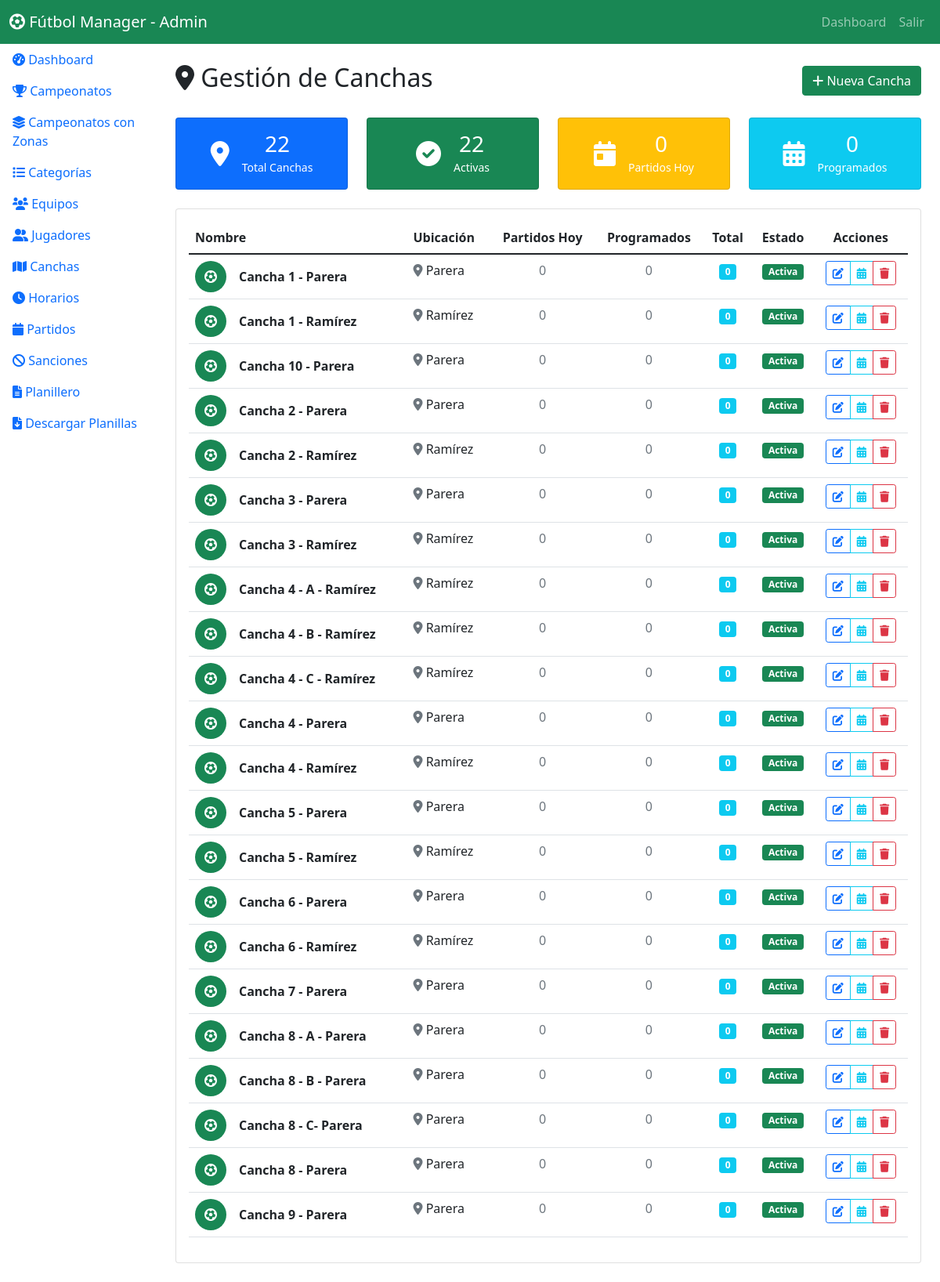
The app's page /admin/canchas.php (signed in) with its own data.
### tables this page shows
CREATE TABLE `canchas` (
  `id` int(11) NOT NULL,
  `nombre` varchar(100) NOT NULL,
  `ubicacion` varchar(200) DEFAULT NULL,
  `activa` tinyint(1) DEFAULT 1
);

### admin/canchas.php (the view, shortened to what this page needs)
<?php
$db = Database::getInstance()->getConnection();
$stmt = $db->query("
    SELECT c.*,
           COUNT(DISTINCT CASE WHEN p.fecha_partido >= CURDATE() THEN p.id END) as partidos_programados,
           COUNT(DISTINCT CASE WHEN p.fecha_partido = CURDATE() THEN p.id END) as partidos_hoy,
           COUNT(DISTINCT p.id) as total_partidos
    FROM canchas c
    LEFT JOIN partidos p ON c.id = p.cancha_id
    GROUP BY c.id
    ORDER BY c.nombre
");
$canchas = $stmt->fetchAll();
?>
<!DOCTYPE html>
<html lang="es">
<head>
    <link href="https://cdnjs.cloudflare.com/ajax/libs/bootstrap/5.1.3/css/bootstrap.min.css" rel="stylesheet">
    <link href="https://cdnjs.cloudflare.com/ajax/libs/font-awesome/6.0.0/css/all.min.css" rel="stylesheet">
    <link href="<?php echo SITE_URL; ?>assets/css/style.css" rel="stylesheet">
</head>
<body>
    <nav class="navbar navbar-expand-lg navbar-dark bg-success">
        <div class="container-fluid">
            <a class="navbar-brand" href="<?php echo SITE_URL; ?>">
                <i class="fas fa-futbol"></i> Fútbol Manager - Admin
            </a>
            <div class="navbar-nav ms-auto">
                <a class="nav-link" href="dashboard.php">Dashboard</a>
                <a class="nav-link" href="<?php echo SITE_URL; ?>logout.php">Salir</a>
            </div>
        </div>
    </nav>
    <div class="container-fluid">
        <div class="row">
            <div class="col-md-3 col-lg-2 p-0">
                <?php include __DIR__ . '/include/sidebar.php'; ?>
            </div>
            <div class="col-md-9 col-lg-10 p-4">
                <div class="d-flex justify-content-between align-items-center mb-4">
                    <h2><i class="fas fa-map-marker-alt"></i> Gestión de Canchas</h2>
                    <button class="btn btn-success" data-bs-toggle="modal" data-bs-target="#modalCancha">
                        <i class="fas fa-plus"></i> Nueva Cancha
                    </button>
                </div>
                <div class="row mb-4">
                    <div class="col-md-3">
                        <div class="card bg-primary text-white">
                            <div class="card-body text-center">
                                <div class="d-flex align-items-center justify-content-center">
                                    <i class="fas fa-map-marker-alt fa-2x me-3"></i>
                                    <div>
                                        <h3 class="mb-0"><?php echo count($canchas); ?></h3>
                                        <small>Total Canchas</small>
                                    </div>
                                </div>
                            </div>
                        </div>
                    </div>
                    <div class="col-md-3">
                        <div class="card bg-success text-white">
                            <div class="card-body text-center">
                                <div class="d-flex align-items-center justify-content-center">
                                    <i class="fas fa-check-circle fa-2x me-3"></i>
                                    <div>
                                        <h3 class="mb-0"><?php echo count(array_filter($canchas, fn($c) => $c['activa'])); ?></h3>
                                        <small>Activas</small>
                                    </div>
                                </div>
                            </div>
                        </div>
                    </div>
                    <div class="col-md-3">
                        <div class="card bg-warning text-white">
                            <div class="card-body text-center">
                                <div class="d-flex align-items-center justify-content-center">
                                    <i class="fas fa-calendar-day fa-2x me-3"></i>
                                    <div>
                                        <h3 class="mb-0"><?php echo array_sum(array_column($canchas, 'partidos_hoy')); ?></h3>
                                        <small>Partidos Hoy</small>
                                    </div>
                                </div>
                            </div>
                        </div>
                    </div>
                    <div class="col-md-3">
                        <div class="card bg-info text-white">
                            <div class="card-body text-center">
                                <div class="d-flex align-items-center justify-content-center">
                                    <i class="fas fa-calendar-alt fa-2x me-3"></i>
                                    <div>
                                        <h3 class="mb-0"><?php echo array_sum(array_column($canchas, 'partidos_programados')); ?></h3>
                                        <small>Programados</small>
                                    </div>
                                </div>
                            </div>
                        </div>
                    </div>
                </div>
                <div class="card">
                    <div class="card-body">
                        <?php if (empty($canchas)): ?>
                            <div class="text-center py-4">
                                <i class="fas fa-map-marker-alt fa-3x text-muted mb-3"></i>
                                <h5 class="text-muted">No hay canchas registradas</h5>
                                <p class="text-muted">Crea tu primera cancha para comenzar a programar partidos</p>
                            </div>
                        <?php else: ?>
                            <div class="table-responsive">
                                <table class="table table-hover">
                                    <thead>
                                        <tr>
                                            <th>Nombre</th>
                                            <th>Ubicación</th>
                                            <th class="text-center">Partidos Hoy</th>
                                            <th class="text-center">Programados</th>
                                            <th class="text-center">Total</th>
                                            <th class="text-center">Estado</th>
                                            <th class="text-center">Acciones</th>
                                        </tr>
                                    </thead>
                                    <tbody>
                                        <?php foreach ($canchas as $cancha): ?>
                                        <tr>
                                            <td>
                                                <div class="d-flex align-items-center">
                                                    <div class="bg-success rounded-circle me-3 d-flex align-items-center justify-content-center"
                                                         style="width: 40px; height: 40px;">
                                                        <i class="fas fa-futbol text-white"></i>
                                                    </div>
                                                    <div>
                                                        <strong><?php echo htmlspecialchars($cancha['nombre']); ?></strong>
                                                    </div>
                                                </div>
                                            </td>
                                            <td>
                                                <?php if ($cancha['ubicacion']): ?>
                                                    <i class="fas fa-map-marker-alt text-muted"></i>
                                                    <?php echo htmlspecialchars($cancha['ubicacion']); ?>
                                                <?php else: ?>
                                                    <span class="text-muted">Sin ubicación</span>
                                                <?php endif; ?>
                                            </td>
                                            <td class="text-center">
                                                <?php if ($cancha['partidos_hoy'] > 0): ?>
                                                    <span class="badge bg-danger"><?php echo $cancha['partidos_hoy']; ?></span>
                                                <?php else: ?>
                                                    <span class="text-muted">0</span>
                                                <?php endif; ?>
                                            </td>
                                            <td class="text-center">
                                                <?php if ($cancha['partidos_programados'] > 0): ?>
                                                    <span class="badge bg-warning"><?php echo $cancha['partidos_programados']; ?></span>
                                                <?php else: ?>
                                                    <span class="text-muted">0</span>
                                                <?php endif; ?>
                                            </td>
                                            <td class="text-center">
                                                <span class="badge bg-info"><?php echo $cancha['total_partidos']; ?></span>
                                            </td>
                                            <td class="text-center">
                                                <?php if ($cancha['activa']): ?>
                                                    <span class="badge bg-success">Activa</span>
                                                <?php else: ?>
                                                    <span class="badge bg-secondary">Inactiva</span>
                                                <?php endif; ?>
                                            </td>
                                            <td class="text-center">
                                                <div class="btn-group" role="group">
                                                    <button class="btn btn-sm btn-outline-primary"
                                                            onclick="editarCancha(<?php echo $cancha['id']; ?>)"
                                                            title="Editar">
                                                        <i class="fas fa-edit"></i>
                                                    </button>
                                                    <a href="partidos.php?cancha=<?php echo $cancha['id']; ?>"
                                                       class="btn btn-sm btn-outline-info" title="Ver partidos">
                                                        <i class="fas fa-calendar-alt"></i>
                                                    </a>
                                                    <button class="btn btn-sm btn-outline-danger"
                                                            onclick="eliminarCancha(<?php echo $cancha['id']; ?>, '<?php echo htmlspecialchars($cancha['nombre']); ?>')"
                                                            title="Eliminar">
                                                        <i class="fas fa-trash"></i>
                                                    </button>
                                                </div>
                                            </td>
                                        </tr>
                                        <?php endforeach; ?>
                                    </tbody>
                                </table>
                            </div>
                        <?php endif; ?>
                    </div>
                </div>
            </div>
        </div>
    </div>
</body>
</html>

### admin/include/sidebar.php (shortened to what this page needs)
<?php
$current_page = basename($_SERVER['PHP_SELF']);
?>
<div class="admin-sidebar">
    <nav class="nav flex-column">
        <a class="nav-link <?php echo $current_page == 'dashboard.php' ? 'active' : ''; ?>" href="dashboard.php">
            <i class="fas fa-tachometer-alt"></i> Dashboard
        </a>
        <a class="nav-link <?php echo $current_page == 'campeonatos.php' ? 'active' : ''; ?>" href="campeonatos.php">
            <i class="fas fa-trophy"></i> Campeonatos
        </a>
        <a class="nav-link <?php echo $current_page == 'torneos_zonas.php' ? 'active' : ''; ?>" href="torneos_zonas.php">
            <i class="fas fa-layer-group"></i> Campeonatos con Zonas
        </a>
        <a class="nav-link <?php echo $current_page == 'categorias.php' ? 'active' : ''; ?>" href="categorias.php">
            <i class="fas fa-list"></i> Categorías
        </a>
        <a class="nav-link <?php echo $current_page == 'equipos.php' ? 'active' : ''; ?>" href="equipos.php">
            <i class="fas fa-users"></i> Equipos
        </a>
        <a class="nav-link <?php echo $current_page == 'jugadores.php' ? 'active' : ''; ?>" href="jugadores.php">
            <i class="fas fa-user-friends"></i> Jugadores
        </a>
        <a class="nav-link <?php echo $current_page == 'canchas.php' ? 'active' : ''; ?>" href="canchas.php">
            <i class="fas fa-map"></i> Canchas
        </a>
		<a class="nav-link <?php echo $current_page == 'horarios.php' ? 'active' : ''; ?>" href="horarios.php">
            <i class="fas fa-clock"></i> Horarios
        </a>
        <a class="nav-link <?php echo $current_page == 'partidos.php' ? 'active' : ''; ?>" href="partidos.php">
            <i class="fas fa-calendar"></i> Partidos
        </a>
        <a class="nav-link <?php echo $current_page == 'sanciones.php' ? 'active' : ''; ?>" href="sanciones.php">
            <i class="fas fa-ban"></i> Sanciones
        </a>
        <a class="nav-link <?php echo $current_page == 'gestion_codigos_cancha.php' ? 'active' : ''; ?>" href="gestion_codigos_cancha.php">
            <i class="fas fa-file-alt"></i> Planillero
        </a>
		<li class="nav-item">
			<a class="nav-link <?php echo basename($_SERVER['PHP_SELF']) == 'descargar_planillas.php' ? 'active' : ''; ?>"
			   href="descargar_planillas.php">
				<i class="fas fa-file-download"></i> Descargar Planillas
			</a>
		</li>
    </nav>
</div>

### records on screen
canchas: nombre "Cancha 1 - Parera", ubicacion "Parera", total_partidos "0", activa "Activa"
canchas: nombre "Cancha 1 - Ramírez", ubicacion "Ramírez", total_partidos "0", activa "Activa"
canchas: nombre "Cancha 10 - Parera", ubicacion "Parera", total_partidos "0", activa "Activa"
canchas: nombre "Cancha 2 - Parera", ubicacion "Parera", total_partidos "0", activa "Activa"
canchas: nombre "Cancha 2 - Ramírez", ubicacion "Ramírez", total_partidos "0", activa "Activa"
canchas: nombre "Cancha 3 - Parera", ubicacion "Parera", total_partidos "0", activa "Activa"
canchas: nombre "Cancha 3 - Ramírez", ubicacion "Ramírez", total_partidos "0", activa "Activa"
canchas: nombre "Cancha 4 - A - Ramírez", ubicacion "Ramírez", total_partidos "0", activa "Activa"
canchas: nombre "Cancha 4 - B - Ramírez", ubicacion "Ramírez", total_partidos "0", activa "Activa"
canchas: nombre "Cancha 4 - C - Ramírez", ubicacion "Ramírez", total_partidos "0", activa "Activa"
canchas: nombre "Cancha 4 - Parera", ubicacion "Parera", total_partidos "0", activa "Activa"
canchas: nombre "Cancha 4 - Ramírez", ubicacion "Ramírez", total_partidos "0", activa "Activa"
canchas: nombre "Cancha 5 - Parera", ubicacion "Parera", total_partidos "0", activa "Activa"
canchas: nombre "Cancha 5 - Ramírez", ubicacion "Ramírez", total_partidos "0", activa "Activa"
canchas: nombre "Cancha 6 - Parera", ubicacion "Parera", total_partidos "0", activa "Activa"
canchas: nombre "Cancha 6 - Ramírez", ubicacion "Ramírez", total_partidos "0", activa "Activa"
canchas: nombre "Cancha 7 - Parera", ubicacion "Parera", total_partidos "0", activa "Activa"
canchas: nombre "Cancha 8 - A - Parera", ubicacion "Parera", total_partidos "0", activa "Activa"
canchas: nombre "Cancha 8 - B - Parera", ubicacion "Parera", total_partidos "0", activa "Activa"
canchas: nombre "Cancha 8 - C- Parera", ubicacion "Parera", total_partidos "0", activa "Activa"
canchas: nombre "Cancha 8 - Parera", ubicacion "Parera", total_partidos "0", activa "Activa"
canchas: nombre "Cancha 9 - Parera", ubicacion "Parera", total_partidos "0", activa "Activa"

### other values on screen
count($canchas) "22"
count(array_filter($canchas, fn($c) => $c['activa'])) "22"
array_sum(array_column($canchas, 'partidos_hoy')) "0"
array_sum(array_column($canchas, 'partidos_programados')) "0"
